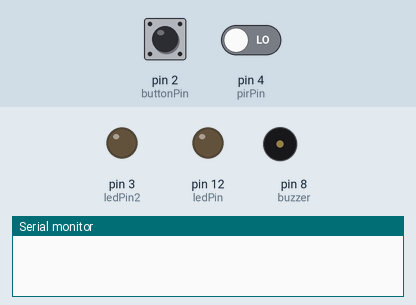
This sketch was run on a simulated Arduino Uno, built with avr-gcc and run on an emulated ATmega328P. On the bench: output pins drawn as LEDs (lit = HIGH), buzzer (waves = sounding), the last lines printed to the serial monitor. The inputs (shaded band) are chosen by the test bench; at power-on: pin 4 (pirPin) LOW, pin 2 (buttonPin) LOW.

Above: at 3.2 s.
3.3 s: pin 4 (pirPin) driven HIGH
At 3.9 s:
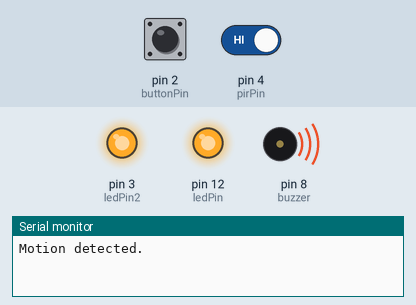
At 5.5 s:
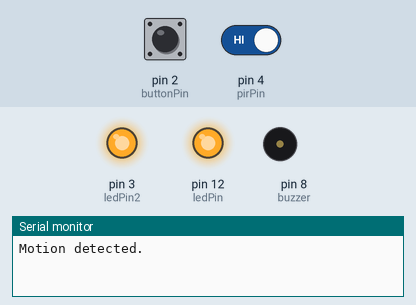
6.3 s: pin 2 (buttonPin) pulled HIGH for 1 s
At 7.0 s:
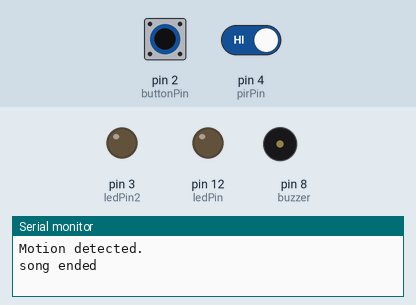
Timing chart, 0 to 9.3 s (numbered marks = the images above; inputs shaded):
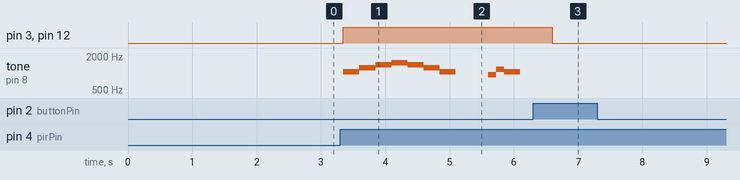

The sketch:

the_code.ino
```cpp
#include "pitches.h";
const int buttonPin = 2;
const int ledPin = 12;
const int ledPin2 = 3;
const int pirPin = 4;
const int buzzer = 8;

int buttonState = 0;
int calibrationTime = 30;
int lastState = 0;
int PIRValue = 0;
long unsigned int lowIn;
long unsigned int pause = 5000;

boolean lockLow = true;
boolean takeLowTime;
bool buttonToggle = false;
bool looping = true;

void setup() {
  pinMode(ledPin, OUTPUT);
  pinMode(ledPin2, OUTPUT);
  pinMode(buttonPin, INPUT);
  pinMode(pirPin, INPUT);
  pinMode(buzzer, OUTPUT);
  Serial.begin(9600);
  delay(2000);
}

bool checkButtonState(){
  buttonState = digitalRead(buttonPin);
  if (buttonState == HIGH) {
    return true;
  }else {
    return false;
  }
}

int PIR() {
   if(digitalRead(pirPin) == HIGH) {
      if(lockLow) {
        PIRValue = 1;
        lockLow = false;
        Serial.println("Motion detected.");
        delay(50);
      }
      takeLowTime = true;
   }
   if(digitalRead(pirPin) == LOW) {
      if(takeLowTime){
        lowIn = millis();
        takeLowTime = false;
      }
      if(!lockLow && millis() - lowIn > pause) {
         PIRValue = 0;
         lockLow = true;
         Serial.println("Motion ended.");
         delay(50);
      }
   }
   return PIRValue;
}

void song(){
  for(int i=0; i<36; i++){
    if(checkButtonState()){
      looping = false;
      break;
    }
    if(notes[i] == 0){
      noTone(buzzer);
      delay(pauses[i]);
    }else {
      tone(buzzer, notes[i]);
      delay(pauses[i]);
    }
  }
  Serial.println("song ended");
  analogWrite(buzzer, 0);
}

void loop() {
  if(PIR() == 1 && lastState == 0){
    lastState = 1;
    digitalWrite(ledPin, HIGH);
    digitalWrite(ledPin2, HIGH);
    while(looping){
      song();
    }
    digitalWrite(ledPin, LOW);
    digitalWrite(ledPin2, LOW);
  }else if(PIR() == 0){
    lastState = 0;
    looping = true;
  }
}
```

pitches.h
```cpp
int pauses[] = {250, 250, 250, 250, 250, 250, 250, 500, 125, 125, 250, 500,
  250, 250, 250, 250, 250, 250, 250, 250, 250, 250, 750, 125, 125, 125, 125,
  125, 125, 125, 125, 125, 125, 125, 125, 125, 500};

int notes[] = {1046, 1244, 1400, 1510, 1400, 1244, 1046, 0, 932, 1174, 1046, 0,
  780, 525, 0, 1046, 1244, 1400, 0, 1510, 1400, 1244, 1400, 1510, 1400, 1244,
  1510, 1400, 1244, 1510, 1400, 1244, 1510, 1400, 1244, 1510, 0};
```

Measured:
- after the input at 3.3 s, pin 3 (ledPin2), pin 12 (ledPin): LOW → HIGH after 0.05 s; tone on pin 8 (buzzer): plays 1046 Hz for 0.25 s, 1244 Hz for 0.25 s, 1400 Hz for 0.25 s, 1510 Hz for 0.25 s, 1400 Hz for 0.25 s, 1244 Hz for 0.25 s … (10 notes in this stretch), starting after 0.05 s
- after the input at 6.3 s, pin 3 (ledPin2), pin 12 (ledPin): HIGH → LOW after 0.30 s; tone on pin 8 (buzzer): stops changing and stays silent
